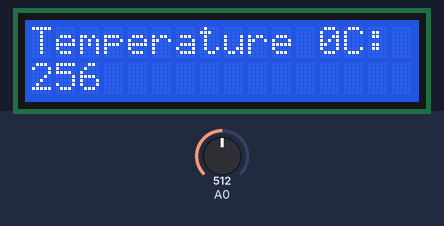
Bench run of a sketch on a simulated Arduino Uno, built with avr-gcc and run on an emulated ATmega328P. Shown: 16×2 character LCD. Inputs (shaded band) come from the test bench; at power-on: A0 = 512. What the sketch prints to the serial monitor is not drawn.

Above: at 1.2 s.
1.3 s: A0 set to 716
At 1.8 s:
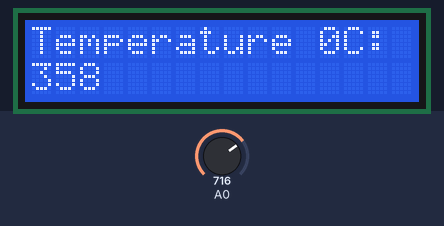
2.9 s: A0 set to 900
At 3.4 s:
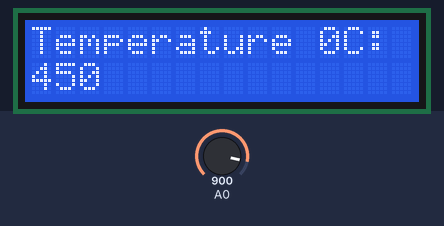
4.4 s: A0 set to 1023
At 4.9 s:
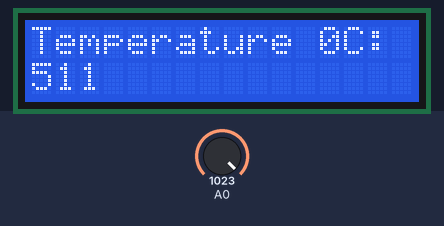
5.9 s: A0 set to 306
At 6.2 s:
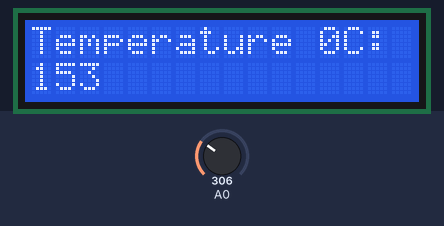
Timing chart, 0 to 8.4 s (numbered marks = the images above; inputs shaded):
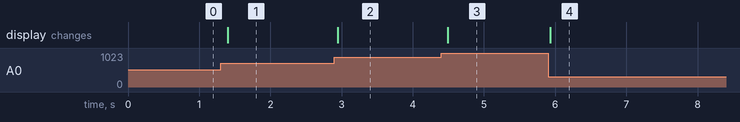

Measured:
- after the input at 1.3 s, the display: changes after 0.10 s (image 1)
- after the input at 2.9 s, the display: changes after 0.05 s (image 2)
- after the input at 4.4 s, the display: changes after 0.09 s (image 3)
- after the input at 5.9 s, the display: changes at once (image 4)

The sketch:

LM35_ARDUNIO_TX.ino
```cpp
// the setup routine runs once when you press reset:
#include <LiquidCrystal.h>
LiquidCrystal lcd(12, 11, 5, 4, 3, 2);

void setup()
{
  // initialize serial communication at 9600 bits per second:
  lcd.begin(16,2);
  Serial.begin(9600);
}

// the loop routine runs over and over again forever:
void loop()
{

  int VAL1 = analogRead(A0);
  int FSR1=VAL1/2;
  lcd.setCursor(0,0);
  lcd.print("Temperature 0C:");
  lcd.setCursor(0,1);
  lcd.print(FSR1);
  Serial.write(FSR1);

   delay(100);        // delay in between reads for stability
}
```
